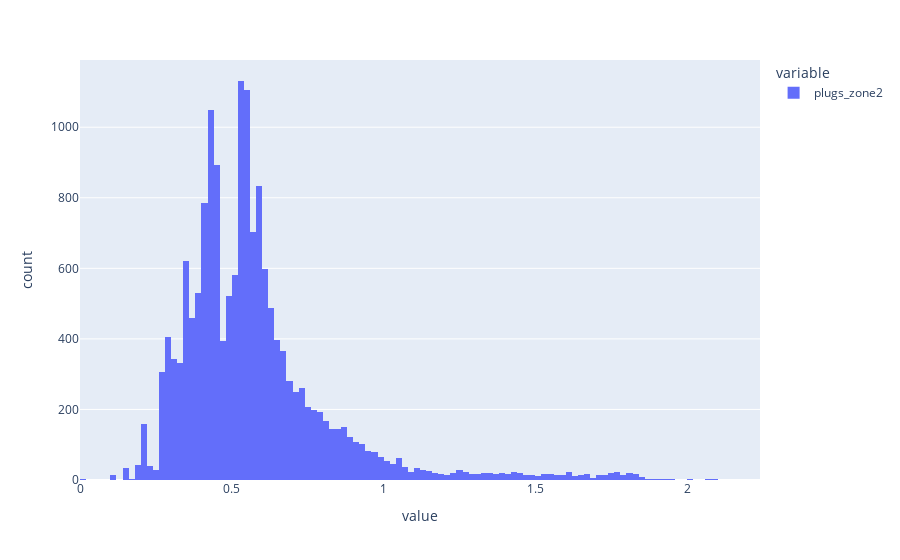

Write notebook code for a chart like this one.
### Code cell
np.log2(1-hourly_data["plugs_zone2"]).hist()

### Figure 1 — Plotly figure (JSON) as saved in the notebook; plotly's stock layout.template omitted (floating-point values rounded to 4 significant figures; data arrays with more than 128 entries replaced by an {"elided": "..."} marker saying what was removed)
{"data": [{"alignmentgroup": "True", "bingroup": "x", "hovertemplate": "variable=plugs_zone2<br>value=%{x}<br>count=%{y}<extra></extra>", "legendgroup": "plugs_zone2", "marker": {"color": "#636efa", "pattern": {"shape": ""}}, "name": "plugs_zone2", "offsetgroup": "plugs_zone2", "orientation": "v", "showlegend": true, "x": {"elided": "17520 float values"}, "xaxis": "x", "yaxis": "y", "type": "histogram"}], "layout": {"xaxis": {"anchor": "y", "domain": [0.0, 1.0], "title": {"text": "value"}}, "yaxis": {"anchor": "x", "domain": [0.0, 1.0], "title": {"text": "count"}}, "legend": {"title": {"text": "variable"}, "tracegroupgap": 0}, "margin": {"t": 60}, "barmode": "relative"}}
